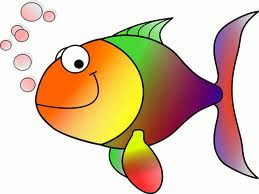
#> input picture HappyFish.jpg, 259 x 194 px
$ python ResimAynalamaveUzatma.py
#> lines starting #> are read from the running program, lines starting #| are printed output that depends on the picture
import cv2
import numpy as np

resim=cv2.imread("HappyFish.jpg")
#> resim is the input picture: shape (194, 259, 3); mean B, G, R 170.8, 196.4, 219.3
cv2.imshow("Balık",resim)

#yuz=resim[0:200,0:100]#ÇIKTISI---> 200 BOYDAN 100 ENDEN KESER FOTOGRAFTA
#cv2.imshow("Kesim",yuz)
#print(resim.shape)#194 yüksekligi, 259 eni,3 farklı renkten(bgr)Çıktısı--> (195,250,3)

#RESMİ UZATMA
uzatılan_resim=cv2.copyMakeBorder(resim,100,100,100,100,cv2.BORDER_REPLICATE)
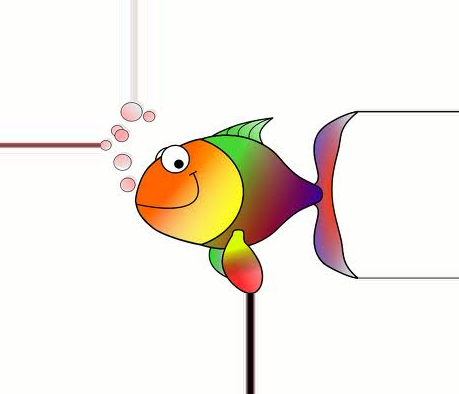
#> uzatılan_resim: shape (394, 459, 3); mean B, G, R 227.4, 235.9, 242.6

#RESİM AYNALAMA
ayna_resim=cv2.copyMakeBorder(resim,100,100,100,100,cv2.BORDER_REFLECT)
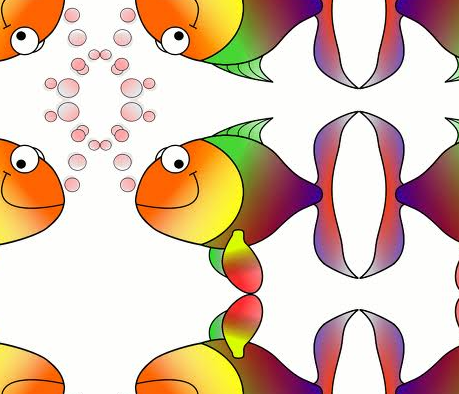
#> ayna_resim: shape (394, 459, 3); mean B, G, R 179.4, 197.4, 222.3

#RESİM TEKRAR ETME
tekrar_resim=cv2.copyMakeBorder(resim,100,100,100,100,cv2.BORDER_WRAP)
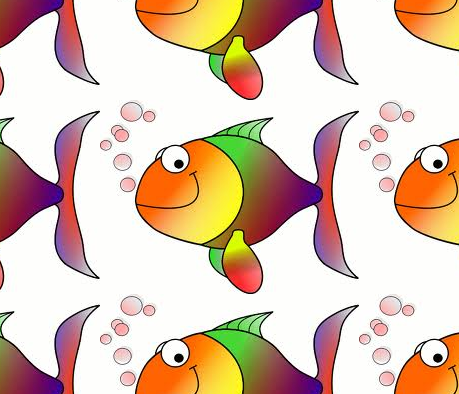
#> tekrar_resim: shape (394, 459, 3); mean B, G, R 179.4, 197.4, 222.3

#RESMİ ETRAFINA SARMA
saran_resim=cv2.copyMakeBorder(resim,10,30,50,10,cv2.BORDER_CONSTANT)
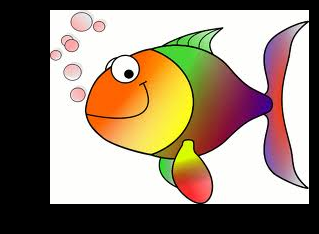
#> saran_resim: shape (234, 319, 3); mean B, G, R 115, 132.2, 147.6

cv2.imshow("Uzama",uzatılan_resim)
cv2.imshow("Tekrar",tekrar_resim)
cv2.imshow("Aynalama",ayna_resim)
cv2.imshow("Sarma",saran_resim)


cv2.waitKey(0)
cv2.destroyAllWindows()
